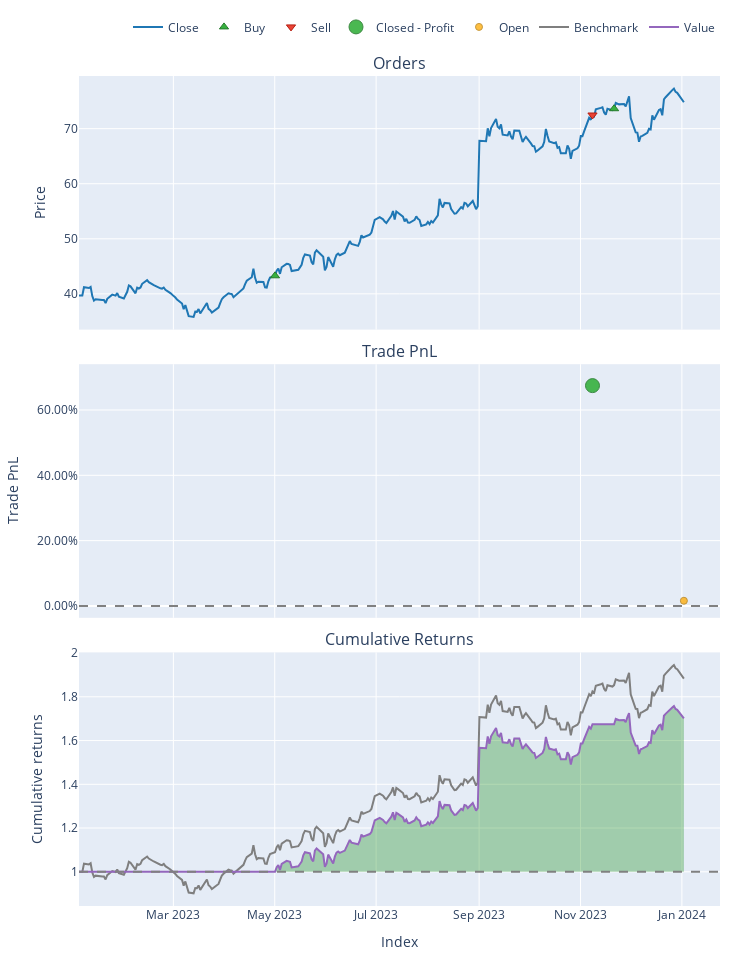

Source (notebook cell):
### Code cell
portfolio.plot().show()

### Figure 1 — Plotly figure (JSON) as saved in the notebook; plotly's stock layout.template omitted (floating-point values rounded to 4 significant figures; data arrays with more than 128 entries replaced by an {"elided": "..."} marker saying what was removed)
{"data": [{"legendgroup": "0", "line": {"color": "#1f77b4"}, "name": "Close", "showlegend": true, "type": "scatter", "uid": "5860be62-4e76-4eb6-8178-e551bbbf48db", "x": {"elided": "251 str values"}, "xaxis": "x", "y": {"elided": "251 float values"}, "yaxis": "y"}, {"customdata": [[0, 2.311, 0], [2, 2.275, 0]], "hovertemplate": "Order Id: %{customdata[0]}<br>Timestamp: %{x}<br>Price: %{y}<br>Size: %{customdata[1]:.6f}<br>Fees: %{customdata[2]:.6f}", "legendgroup": "1", "marker": {"color": "#37B13F", "line": {"color": "rgb(38,123,44)", "width": 1}, "size": 8, "symbol": "triangle-up"}, "mode": "markers", "name": "Buy", "type": "scatter", "uid": "a12c76f5-9391-4efe-80ed-ccabde8959e6", "x": ["2023-05-01T04:00:00+00:00", "2023-11-21T05:00:00+00:00"], "xaxis": "x", "y": [43.28, 73.62], "yaxis": "y"}, {"customdata": [[1, 2.311, 0]], "hovertemplate": "Order Id: %{customdata[0]}<br>Timestamp: %{x}<br>Price: %{y}<br>Size: %{customdata[1]:.6f}<br>Fees: %{customdata[2]:.6f}", "legendgroup": "2", "marker": {"color": "#EA4335", "line": {"color": "rgb(181,31,18)", "width": 1}, "size": 8, "symbol": "triangle-down"}, "mode": "markers", "name": "Sell", "type": "scatter", "uid": "69c17fe3-427d-4845-a5f5-a10df2a639de", "x": ["2023-11-08T05:00:00+00:00"], "xaxis": "x", "y": [72.48], "yaxis": "y"}, {"customdata": [[0, 0, 67.47, 0.6747]], "hovertemplate": "Exit Trade Id: %{customdata[0]}<br>Position Id: %{customdata[1]}<br>Exit Timestamp: %{x}<br>PnL: %{customdata[2]:.6f}<br>Return: %{customdata[3]:.2%}", "legendgroup": "3", "marker": {"color": "#37B13F", "line": {"color": "rgb(38,123,44)", "width": 1}, "opacity": [0.9], "size": [14], "symbol": "circle"}, "mode": "markers", "name": "Closed - Profit", "type": "scatter", "uid": "7b017af8-2f96-422b-af25-d5b11db9352b", "x": ["2023-11-08T05:00:00+00:00"], "xaxis": "x2", "y": [0.6747], "yaxis": "y2"}, {"customdata": [[1, 1, 2.661, 0.01589]], "hovertemplate": "Exit Trade Id: %{customdata[0]}<br>Position Id: %{customdata[1]}<br>Exit Timestamp: %{x}<br>PnL: %{customdata[2]:.6f}<br>Return: %{customdata[3]:.2%}", "legendgroup": "4", "marker": {"color": "#FFAA00", "line": {"color": "rgb(178,118,0)", "width": 1}, "opacity": [0.75], "size": [7], "symbol": "circle"}, "mode": "markers", "name": "Open", "type": "scatter", "uid": "d2df208d-76c9-443d-9641-703b42e867c9", "x": ["2024-01-02T05:00:00+00:00"], "xaxis": "x2", "y": [0.01589], "yaxis": "y2"}, {"legendgroup": "5", "line": {"color": "#7f7f7f"}, "name": "Benchmark", "showlegend": true, "type": "scatter", "uid": "5375247f-9361-411b-a919-68e39d469c14", "x": {"elided": "251 str values"}, "xaxis": "x3", "y": {"elided": "251 float values"}, "yaxis": "y3"}, {"hoverinfo": "skip", "legendgroup": "6", "line": {"color": "rgba(0, 0, 0, 0)", "width": 0}, "opacity": 0, "showlegend": false, "type": "scatter", "uid": "02ca5071-5c39-4461-8105-0b012fe7c764", "x": {"elided": "251 str values"}, "xaxis": "x3", "y": {"elided": "251 int values"}, "yaxis": "y3"}, {"connectgaps": false, "fill": "tonexty", "fillcolor": "rgba(0, 128, 0, 0.3)", "hoverinfo": "skip", "legendgroup": "6", "line": {"color": "rgba(0, 0, 0, 0)", "width": 0}, "opacity": 0, "showlegend": false, "type": "scatter", "uid": "8392d098-d88e-4483-8feb-9108ecb01f35", "x": {"elided": "251 str values"}, "xaxis": "x3", "y": {"elided": "251 float values"}, "yaxis": "y3"}, {"legendgroup": "7", "line": {"color": "#9467bd"}, "name": "Value", "showlegend": true, "type": "scatter", "uid": "a6955f29-9527-44bd-bee6-008a853fa882", "x": {"elided": "251 str values"}, "xaxis": "x3", "y": {"elided": "251 float values"}, "yaxis": "y3"}, {"hoverinfo": "skip", "legendgroup": "6", "line": {"color": "rgba(0, 0, 0, 0)", "width": 0}, "opacity": 0, "showlegend": false, "type": "scatter", "uid": "df21edc5-9f35-46b6-9ed5-d3113fee74a1", "x": {"elided": "251 str values"}, "xaxis": "x3", "y": {"elided": "251 int values"}, "yaxis": "y3"}], "layout": {"annotations": [{"font": {"size": 16}, "showarrow": false, "text": "Orders", "x": 0.5, "xanchor": "center", "xref": "paper", "y": 1, "yanchor": "bottom", "yref": "paper"}, {"font": {"size": 16}, "showarrow": false, "text": "Trade PnL", "x": 0.5, "xanchor": "center", "xref": "paper", "y": 0.6528, "yanchor": "bottom", "yref": "paper"}, {"font": {"size": 16}, "showarrow": false, "text": "Cumulative Returns", "x": 0.5, "xanchor": "center", "xref": "paper", "y": 0.3056, "yanchor": "bottom", "yref": "paper"}], "height": 960, "legend": {"orientation": "h", "traceorder": "normal", "x": 1, "xanchor": "right", "y": 1.042, "yanchor": "bottom"}, "margin": {"b": 30, "l": 30, "r": 30, "t": 30}, "shapes": [{"line": {"color": "gray", "dash": "dash"}, "type": "line", "x0": 0, "x1": 1, "xref": "paper", "y0": 0, "y1": 0, "yref": "y2"}, {"line": {"color": "gray", "dash": "dash"}, "type": "line", "x0": 0, "x1": 1, "xref": "paper", "y0": 1, "y1": 1, "yref": "y3"}], "showlegend": true, "width": 750, "xaxis": {"anchor": "y", "domain": [0, 1], "matches": "x3", "showticklabels": false}, "xaxis2": {"anchor": "y2", "domain": [0, 1], "matches": "x3", "showticklabels": false}, "xaxis3": {"anchor": "y3", "domain": [0, 1], "title": {"text": "Index"}}, "yaxis": {"anchor": "x", "domain": [0.6944, 1], "title": {"text": "Price"}}, "yaxis2": {"anchor": "x2", "domain": [0.3472, 0.6528], "tickformat": ".2%", "title": {"text": "Trade PnL"}}, "yaxis3": {"anchor": "x3", "domain": [0, 0.3056], "title": {"text": "Cumulative returns"}}}}
